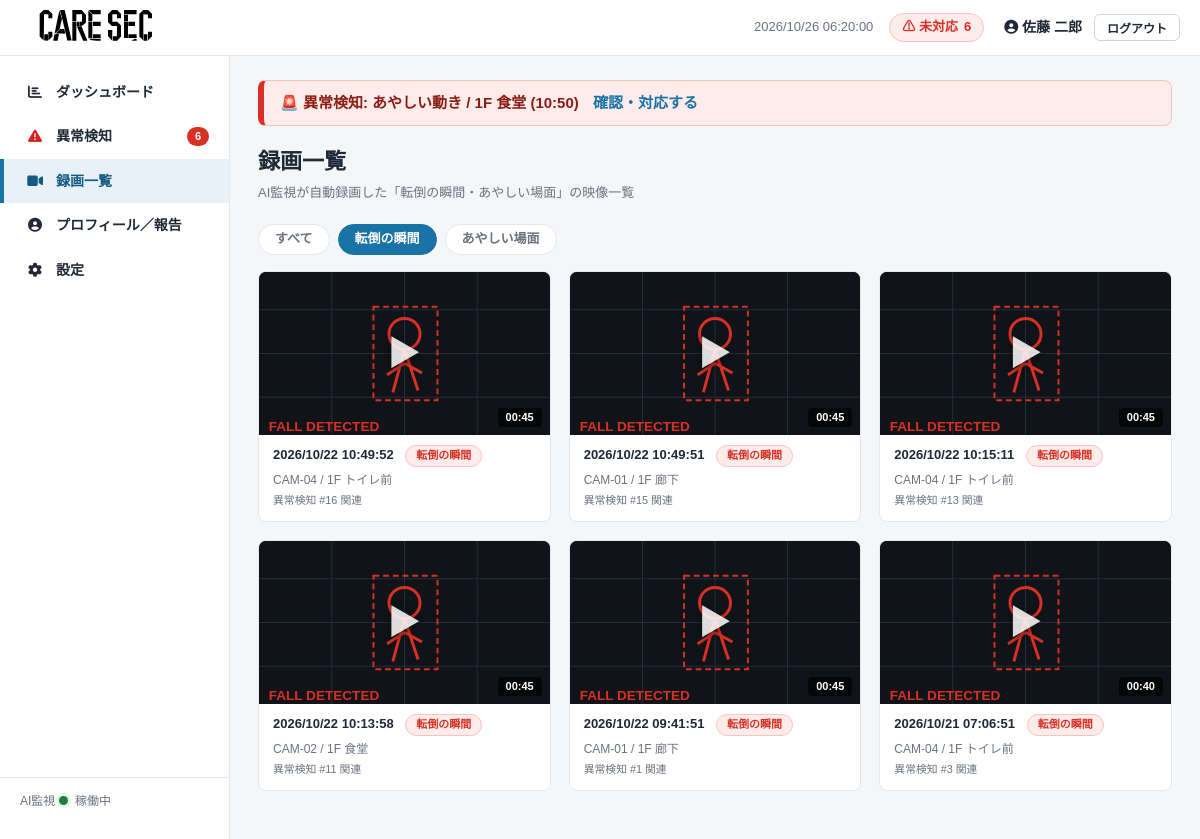
The page /recordings/?kind=fall (signed in) on the database as committed earlier.
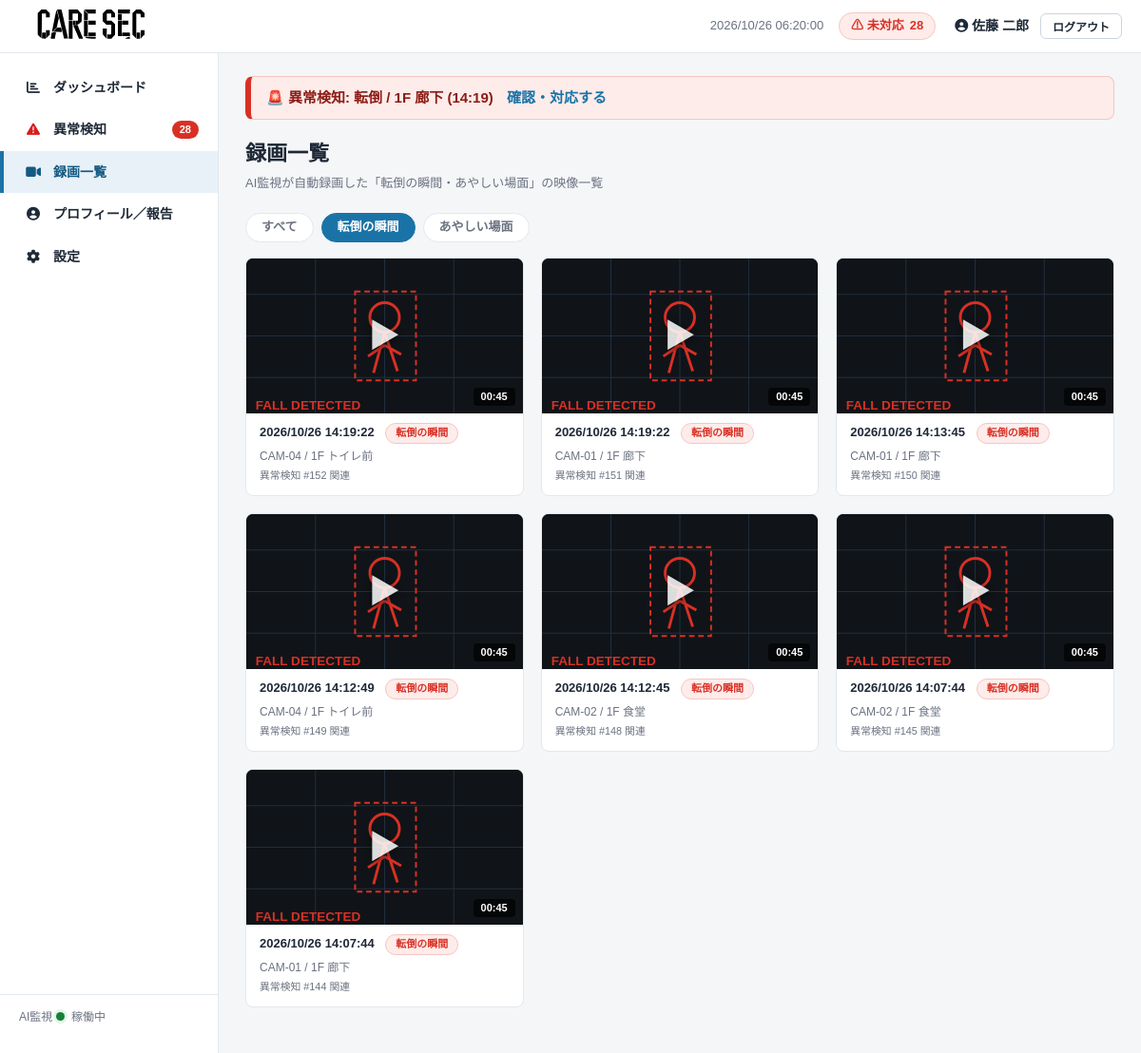
The same page on the database as committed later.
### core/models.py (models this page shows, shortened)
class User(AbstractBaseUser):
    username = models.CharField("ユーザー名", max_length=150, unique=True)
    first_name = models.CharField("名", max_length=50, blank=True)
    last_name = models.CharField("姓", max_length=50, blank=True)
    email = models.EmailField("メールアドレス", blank=True)
    is_active = models.BooleanField("有効", default=True)
    is_admin = models.BooleanField("管理画面を利用できる", default=False)
    date_joined = models.DateTimeField("登録日", default=timezone.now)
    objects = UserManager()
    USERNAME_FIELD = "username"
    REQUIRED_FIELDS = []
    class Meta:
        verbose_name = "介護士"
        verbose_name_plural = "介護士"
        default_permissions = ()  # 権限レコードを作らない
    def get_full_name(self):
        return f"{self.last_name} {self.first_name}".strip()

class Alert(models.Model):
    class Kind(models.TextChoices):
        FALL = "fall", "転倒"
        SUSPICIOUS = "suspicious", "あやしい動き"
        ZONE = "zone", "立ち入り禁止ゾーン"
    class Status(models.TextChoices):
        OPEN = "open", "未対応"
        RESPONDING = "responding", "対応中"
        RESOLVED = "resolved", "解決済み"
        FALSE_POSITIVE = "false_positive", "誤検知"
    kind = models.CharField("種類", max_length=16, choices=Kind.choices)
    status = models.CharField("状況", max_length=16, choices=Status.choices, default=Status.OPEN)
    camera = models.ForeignKey(Camera, verbose_name="カメラ", on_delete=models.CASCADE, related_name="alerts")
    occurred_at = models.DateTimeField("発生日時")
    confidence = models.FloatField("AI信頼度", null=True, blank=True, help_text="0.0〜1.0")
    detected_state = models.CharField(
        "検知時の人物状態", max_length=16,
        choices=PersonState.choices, default=PersonState.UNKNOWN,
    )
    created_at = models.DateTimeField("アラート発生時刻", default=timezone.now)
    responded_at = models.DateTimeField("対応開始時刻", null=True, blank=True)
    resolved_at = models.DateTimeField("対応完了時刻", null=True, blank=True)
    is_false_positive = models.BooleanField("誤検知", default=False)
    thumbnail_url = models.TextField("サムネイルURL", blank=True)
    responder = models.ForeignKey(
        User, verbose_name="対応者",
        null=True, blank=True, on_delete=models.SET_NULL, related_name="responding_alerts",
    )
    class Meta:
        verbose_name = "異常検知"
        verbose_name_plural = "異常検知"
        ordering = ["-occurred_at"]
        default_permissions = ()
    @property
    def kind_label(self):
        return self.get_kind_display()
    @property
    def location(self):
        return self.camera.location

class Camera(models.Model):
    name = models.CharField("カメラ名", max_length=64)
    location = models.CharField("設置場所", max_length=128)
    stream_url = models.TextField("ストリームURL", blank=True)
    is_online = models.BooleanField("online", default=True)
    class Meta:
        verbose_name = "カメラ"
        verbose_name_plural = "カメラ"
        default_permissions = ()

class Recording(models.Model):
    class Kind(models.TextChoices):
        FALL = "fall", "転倒の瞬間"
        SUSPICIOUS = "suspicious", "あやしい場面"
    kind = models.CharField("種類", max_length=16, choices=Kind.choices)
    camera = models.ForeignKey(Camera, verbose_name="カメラ", on_delete=models.CASCADE, related_name="recordings")
    alert = models.OneToOneField(
        Alert, verbose_name="関連する異常",
        null=True, blank=True, on_delete=models.SET_NULL, related_name="recording",
    )
    started_at = models.DateTimeField("録画開始")
    ended_at = models.DateTimeField("録画終了")
    video_url = models.TextField("動画URL")
    thumbnail_url = models.TextField("サムネイルURL", blank=True)
    reason = models.CharField("録画理由", max_length=255, blank=True)
    markers = models.JSONField("AI検知マーク", default=list, blank=True)
    class Meta:
        verbose_name = "自動録画"
        verbose_name_plural = "自動録画"
        ordering = ["-started_at"]
        default_permissions = ()
    @property
    def kind_label(self):
        return self.get_kind_display()
    @property
    def camera_name(self):
        return self.camera.name
    @property
    def location(self):
        return self.camera.location
    @property
    def duration_label(self):
        delta = max(int((self.ended_at - self.started_at).total_seconds()), 0)
        h, rem = divmod(delta, 3600)
        m, s = divmod(rem, 60)
        if h:
            return f"{h}:{m:02d}:{s:02d}"
        return f"{m:02d}:{s:02d}"

### core/views.py (the view)
# urls.py: path("recordings/", views.recording_list, name="recording_list"),
@login_required
def recording_list(request):
    current_kind = request.GET.get("kind", "")
    recordings = Recording.objects.select_related("camera")
    if current_kind in Recording.Kind.values:
        recordings = recordings.filter(kind=current_kind)
    return render(request, "recordings/list.html", {
        "recordings": recordings,
        "current_kind": current_kind,
    })

### core/auth.py (called while the page is built)
    def get_user(self, user_id):
        User = get_user_model()
        try:
            return User.objects.get(pk=user_id)
        except User.DoesNotExist:
            return None

### core/context_processors.py (called while the page is built)
def alert_globals(request):
    if not request.user.is_authenticated:
        return {}
    open_alerts = Alert.objects.filter(status=Alert.Status.OPEN)
    return {
        "open_alert_count": open_alerts.count(),
        "latest_open_alert": open_alerts.order_by("-occurred_at").first(),
    }

### templates/recordings/list.html (shortened to what this page needs)
{% extends "base.html" %}
{% block content %}
<div class="page-header">
  <h1>録画一覧</h1>
  <p class="page-header__sub">AI監視が自動録画した「転倒の瞬間・あやしい場面」の映像一覧</p>
</div>
<div class="filter-bar">
  <a href="{% url 'recording_list' %}" class="filter-chip{% if current_kind == '' %} is-selected{% endif %}">すべて</a>
  <a href="?kind=fall" class="filter-chip{% if current_kind == 'fall' %} is-selected{% endif %}">転倒の瞬間</a>
  <a href="?kind=suspicious" class="filter-chip{% if current_kind == 'suspicious' %} is-selected{% endif %}">あやしい場面</a>
</div>
<div class="recording-grid">
  {% for rec in recordings %}
  <a class="recording-card" href="{% url 'recording_detail' rec.id %}">
    <div class="recording-card__thumb">
      {% if rec.thumbnail_url %}
        <img src="{{ rec.thumbnail_url }}" alt="{{ rec.kind_label }} サムネイル">
      {% else %}
        <div class="recording-card__thumb-placeholder">🎞</div>
      {% endif %}
      <span class="recording-card__play" aria-hidden="true">▶</span>
      <span class="recording-card__duration">{{ rec.duration_label }}</span>
    </div>
    <div class="recording-card__meta">
      <strong>{{ rec.started_at|date:"Y/m/d H:i:s" }}</strong>
      <span class="chip chip--{{ rec.kind }}">{{ rec.kind_label }}</span>
      <p>{{ rec.camera_name }} / {{ rec.location }}</p>
      {% if rec.alert_id %}
        <small>異常検知 #{{ rec.alert_id }} 関連</small>
      {% endif %}
    </div>
  </a>
  {% empty %}
  <div class="empty">録画はありません</div>
  {% endfor %}
</div>
{% endblock %}

### templates/base.html (shortened to what this page needs)
{% load static %}<!DOCTYPE html>
<html lang="ja">
<head>
<link rel="stylesheet" href="https://cdnjs.cloudflare.com/ajax/libs/font-awesome/6.4.0/css/all.min.css">
<link rel="stylesheet" href="{% static 'css/style.css' %}">
</head>
{% url 'api_alerts' as api_alerts_url %}
<body data-alerts-api="{{ api_alerts_url|default:'' }}">
<div class="layout">
  <header class="topbar">
    <div class="topbar__brand">
      <img src="{% static 'img/image1.svg' %}" alt="アイコン" style="width: 10em; height: auto;">
    </div>
    <div class="topbar__info">
      <span id="clock" class="topbar__clock">----/--/-- --:--:--</span>
      <a href="{% url 'alert_list' %}" class="topbar__alert-badge" title="未対応の異常一覧へ">
        ⚠ 未対応 <span id="alert-badge-count">{{ open_alert_count|default:0 }}</span>
      </a>
    </div>
    <div class="topbar__user">
      {% if user.is_authenticated %}
        <a class="topbar__username" href="{% url 'profile' %}"><i class="fa-solid fa-circle-user"></i> {{ user.get_full_name|default:user.username }}</a>
        <form method="post" action="{% url 'logout' %}" class="inline-form">
          <button type="submit" class="btn btn--ghost btn--sm">ログアウト</button>
        </form>
      {% else %}
        <a class="btn btn--primary btn--sm" href="{% url 'login' %}">ログイン</a>
      {% endif %}
    </div>
  </header>
  <nav class="sidebar" id="sidebar" aria-label="メインメニュー">
    <ul class="menu">
      <li class="menu__item{% if request.resolver_match.url_name == 'dashboard' %} is-active{% endif %}">
        <a href="{% url 'dashboard' %}"><span class="menu__icon"></span>ダッシュボード</a>
      </li>
      <li class="menu__item{% if request.resolver_match.url_name == 'alert_list' %} is-active{% endif %}">
        <a href="{% url 'alert_list' %}"><span class="menu__icon"><i class="fa-solid fa-triangle-exclamation" style="color: rgb(215, 30, 30);"></i></span>異常検知
          <span class="menu__badge" id="sidebar-alert-count"{% if not open_alert_count %} hidden{% endif %}>{{ open_alert_count|default:0 }}</span>
        </a>
      </li>
      <li class="menu__item{% if request.resolver_match.url_name == 'recording_list' %} is-active{% endif %}">
        <a href="{% url 'recording_list' %}"><span class="menu__icon"><i class="fa-solid fa-video"></i></span>録画一覧</a>
      </li>
      <li class="menu__item{% if request.resolver_match.url_name == 'profile' %} is-active{% endif %}">
        <a href="{% url 'profile' %}"><span class="menu__icon"><i class="fa-solid fa-circle-user"></i></span>プロフィール／報告</a>
      </li>
      <li class="menu__item{% if request.resolver_match.url_name == 'settings' %} is-active{% endif %}">
        <a href="{% url 'settings' %}"><span class="menu__icon"><i class="fa-solid fa-gear"></i></span>設定</a>
      </li>
    </ul>
    <div class="sidebar__footer">
      AI監視 <span class="status-dot status-dot--on"></span> 稼働中
    </div>
  </nav>
  <main class="main">
    {% if latest_open_alert %}
      <div class="global-alert-banner" role="alert">
        🚨 異常検知: {{ latest_open_alert.kind_label }} / {{ latest_open_alert.location }}
        ({{ latest_open_alert.occurred_at|date:"H:i" }})
        <a href="{% url 'alert_list' %}">確認・対応する</a>
      </div>
    {% endif %}
    {% block content %}{% endblock %}
  </main>
</div>
</body>
</html>

Rows that differ between the two databases and show on the page:
removed Alert: kind_label "あやしい動き", location "1F 食堂", occurred_at "10:50"
removed Recording: thumbnail_url (picture), duration_label "00:45", started_at "2026/10/22 10:49:52", kind_label "転倒の瞬間", camera_name "CAM-04", location "1F トイレ前", alert_id "16"
removed Recording: thumbnail_url (picture), duration_label "00:45", started_at "2026/10/22 10:49:51", kind_label "転倒の瞬間", camera_name "CAM-01", location "1F 廊下", alert_id "15"
removed Recording: thumbnail_url (picture), duration_label "00:45", started_at "2026/10/22 10:15:11", kind_label "転倒の瞬間", camera_name "CAM-04", location "1F トイレ前", alert_id "13"
removed Recording: thumbnail_url (picture), duration_label "00:45", started_at "2026/10/22 10:13:58", kind_label "転倒の瞬間", camera_name "CAM-02", location "1F 食堂", alert_id "11"
removed Recording: thumbnail_url (picture), duration_label "00:45", started_at "2026/10/22 09:41:51", kind_label "転倒の瞬間", camera_name "CAM-01", location "1F 廊下", alert_id "1"
removed Recording: thumbnail_url (picture), duration_label "00:40", started_at "2026/10/21 07:06:51", kind_label "転倒の瞬間", camera_name "CAM-04", location "1F トイレ前", alert_id "3"
added Alert: kind_label "転倒", location "1F 廊下", occurred_at "14:19"
added Recording: thumbnail_url (picture), duration_label "00:45", started_at "2026/10/26 14:19:22", kind_label "転倒の瞬間", camera_name "CAM-04", location "1F トイレ前", alert_id "152"
added Recording: thumbnail_url (picture), duration_label "00:45", started_at "2026/10/26 14:19:22", kind_label "転倒の瞬間", camera_name "CAM-01", location "1F 廊下", alert_id "151"
added Recording: thumbnail_url (picture), duration_label "00:45", started_at "2026/10/26 14:13:45", kind_label "転倒の瞬間", camera_name "CAM-01", location "1F 廊下", alert_id "150"
added Recording: thumbnail_url (picture), duration_label "00:45", started_at "2026/10/26 14:12:49", kind_label "転倒の瞬間", camera_name "CAM-04", location "1F トイレ前", alert_id "149"
added Recording: thumbnail_url (picture), duration_label "00:45", started_at "2026/10/26 14:12:45", kind_label "転倒の瞬間", camera_name "CAM-02", location "1F 食堂", alert_id "148"
added Recording: thumbnail_url (picture), duration_label "00:45", started_at "2026/10/26 14:07:44", kind_label "転倒の瞬間", camera_name "CAM-02", location "1F 食堂", alert_id "145"
added Recording: thumbnail_url (picture), duration_label "00:45", started_at "2026/10/26 14:07:44", kind_label "転倒の瞬間", camera_name "CAM-01", location "1F 廊下", alert_id "144"
Other text that changed with them:
{{ open_alert_count|default:0 }}: "6" → "28"
